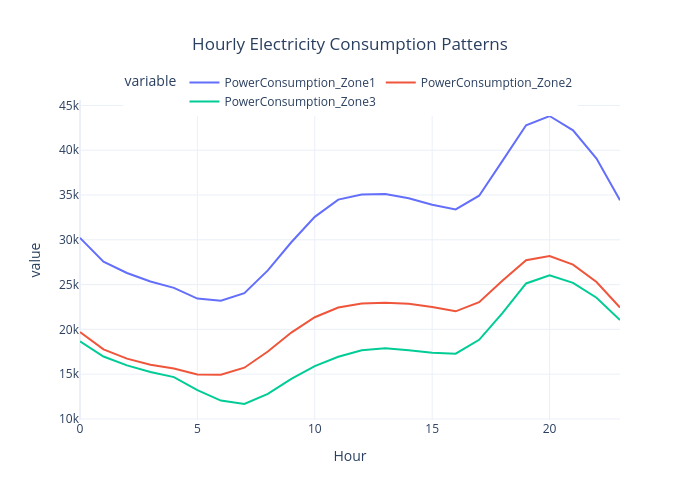

Notebook cell for this chart:
### Code cell
fig = px.line(
    hourly.reset_index(),
    x='Hour',
    y=[
        'PowerConsumption_Zone1',
        'PowerConsumption_Zone2',
        'PowerConsumption_Zone3'
    ],
    title='Hourly Electricity Consumption Patterns'
)

fig.update_layout(
    legend=dict(
        orientation='h',
        y=1.1,
        x=0.5,
        xanchor='center'
    )
)
fig.update_layout(
    template='plotly_white',
    width=700,
    height=500,
    title_x=0.5
)
fig.show()

### Figure 1 — Plotly figure (JSON) as saved in the notebook; plotly's stock layout.template omitted (floating-point values rounded to 4 significant figures)
{"data": [{"hovertemplate": "variable=PowerConsumption_Zone1<br>Hour=%{x}<br>value=%{y}<extra></extra>", "legendgroup": "PowerConsumption_Zone1", "line": {"color": "#636efa", "dash": "solid"}, "marker": {"symbol": "circle"}, "mode": "lines", "name": "PowerConsumption_Zone1", "orientation": "v", "showlegend": true, "type": "scatter", "x": [0, 1, 2, 3, 4, 5, 6, 7, 8, 9, 10, 11, 12, 13, 14, 15, 16, 17, 18, 19, 20, 21, 22, 23], "xaxis": "x", "y": [30220.0, 27570.0, 26290.0, 25340.0, 24630.0, 23440.0, 23200.0, 24040.0, 26580.0, 29730.0, 32570.0, 34490.0, 35050.0, 35110.0, 34640.0, 33910.0, 33390.0, 34920.0, 38850.0, 42800.0, 43820.0, 42220.0, 39070.0, 34410.0], "yaxis": "y"}, {"hovertemplate": "variable=PowerConsumption_Zone2<br>Hour=%{x}<br>value=%{y}<extra></extra>", "legendgroup": "PowerConsumption_Zone2", "line": {"color": "#EF553B", "dash": "solid"}, "marker": {"symbol": "circle"}, "mode": "lines", "name": "PowerConsumption_Zone2", "orientation": "v", "showlegend": true, "type": "scatter", "x": [0, 1, 2, 3, 4, 5, 6, 7, 8, 9, 10, 11, 12, 13, 14, 15, 16, 17, 18, 19, 20, 21, 22, 23], "xaxis": "x", "y": [19690.0, 17770.0, 16730.0, 16050.0, 15620.0, 14970.0, 14930.0, 15720.0, 17530.0, 19640.0, 21360.0, 22440.0, 22880.0, 22960.0, 22860.0, 22510.0, 22010.0, 23030.0, 25440.0, 27720.0, 28190.0, 27230.0, 25280.0, 22440.0], "yaxis": "y"}, {"hovertemplate": "variable=PowerConsumption_Zone3<br>Hour=%{x}<br>value=%{y}<extra></extra>", "legendgroup": "PowerConsumption_Zone3", "line": {"color": "#00cc96", "dash": "solid"}, "marker": {"symbol": "circle"}, "mode": "lines", "name": "PowerConsumption_Zone3", "orientation": "v", "showlegend": true, "type": "scatter", "x": [0, 1, 2, 3, 4, 5, 6, 7, 8, 9, 10, 11, 12, 13, 14, 15, 16, 17, 18, 19, 20, 21, 22, 23], "xaxis": "x", "y": [18660.0, 16970.0, 15980.0, 15240.0, 14670.0, 13230.0, 12050.0, 11670.0, 12790.0, 14480.0, 15900.0, 16950.0, 17660.0, 17890.0, 17660.0, 17380.0, 17290.0, 18830.0, 21850.0, 25130.0, 26030.0, 25190.0, 23530.0, 21030.0], "yaxis": "y"}], "layout": {"height": 500, "legend": {"orientation": "h", "title": {"text": "variable"}, "tracegroupgap": 0, "x": 0.5, "xanchor": "center", "y": 1.1}, "title": {"text": "Hourly Electricity Consumption Patterns", "x": 0.5}, "width": 700, "xaxis": {"anchor": "y", "domain": [0, 1], "title": {"text": "Hour"}}, "yaxis": {"anchor": "x", "domain": [0, 1], "title": {"text": "value"}}}}
